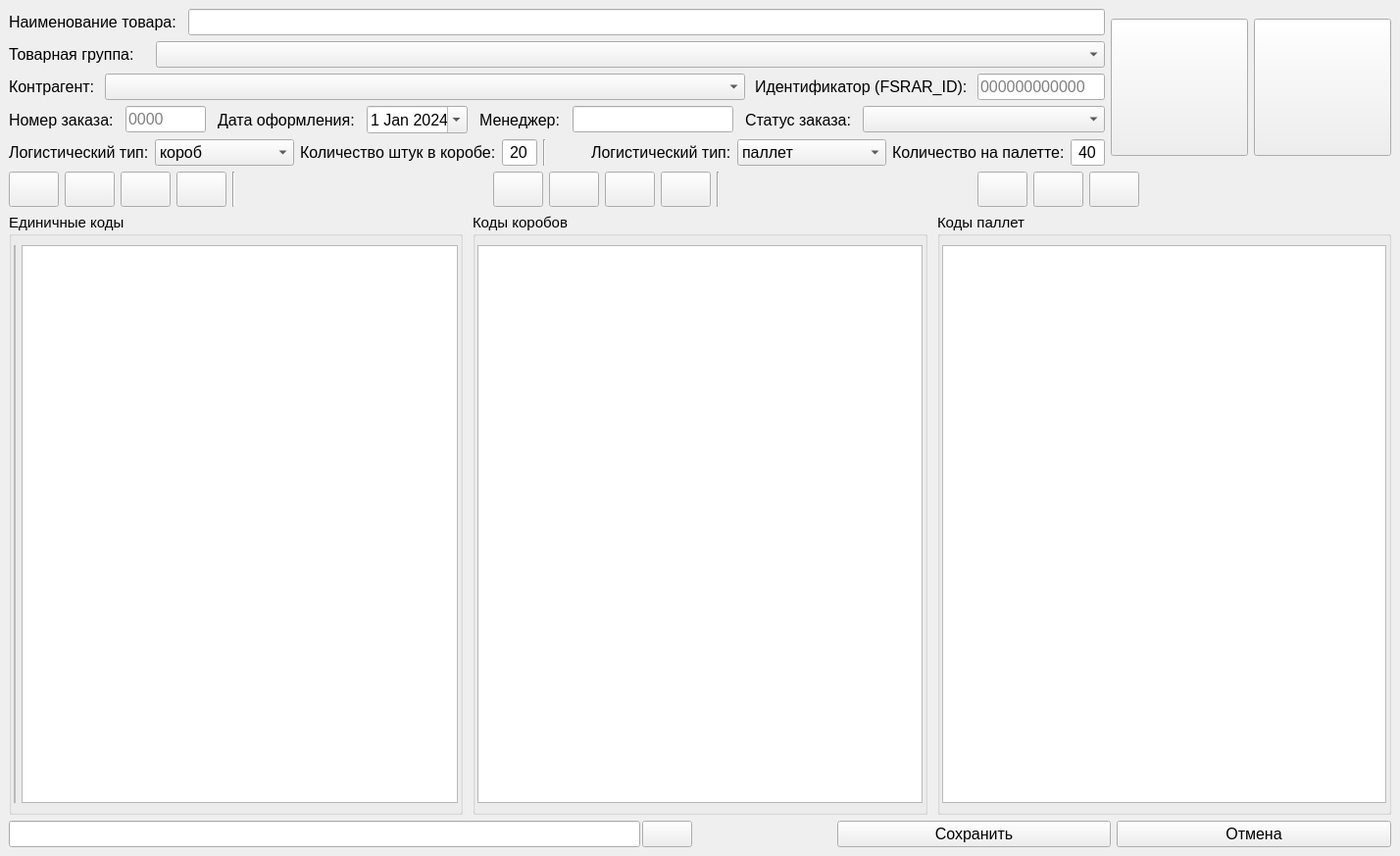
<?xml version="1.0" encoding="UTF-8"?>
<ui version="4.0">
 <class>GoodWindow</class>
 <widget class="QMainWindow" name="GoodWindow">
  <property name="geometry">
   <rect>
    <x>0</x>
    <y>0</y>
    <width>1428</width>
    <height>873</height>
   </rect>
  </property>
  <property name="font">
   <font>
    <family>Segoe UI</family>
    <pointsize>12</pointsize>
   </font>
  </property>
  <property name="windowTitle">
   <string>MainWindow</string>
  </property>
  <widget class="QWidget" name="centralwidget">
   <layout class="QVBoxLayout" name="verticalLayout_3">
    <item>
     <layout class="QHBoxLayout" name="horizontalLayout_14">
      <item>
       <layout class="QVBoxLayout" name="verticalLayout_2">
        <item>
         <layout class="QHBoxLayout" name="horizontalLayout_4">
          <property name="spacing">
           <number>12</number>
          </property>
          <item>
           <widget class="QLabel" name="label_2">
            <property name="font">
             <font>
              <family>Segoe UI</family>
              <pointsize>12</pointsize>
             </font>
            </property>
            <property name="text">
             <string>Наименование товара:</string>
            </property>
           </widget>
          </item>
          <item>
           <widget class="QLineEdit" name="leGoodName">
            <property name="font">
             <font>
              <family>Segoe UI</family>
              <pointsize>12</pointsize>
             </font>
            </property>
           </widget>
          </item>
         </layout>
        </item>
        <item>
         <layout class="QHBoxLayout" name="horizontalLayout_5" stretch="1,7">
          <property name="spacing">
           <number>12</number>
          </property>
          <item>
           <widget class="QLabel" name="label_4">
            <property name="font">
             <font>
              <family>Segoe UI</family>
              <pointsize>12</pointsize>
             </font>
            </property>
            <property name="text">
             <string>Товарная группа:</string>
            </property>
           </widget>
          </item>
          <item>
           <widget class="QComboBox" name="cbCategory">
            <property name="font">
             <font>
              <family>Segoe UI</family>
              <pointsize>12</pointsize>
             </font>
            </property>
           </widget>
          </item>
         </layout>
        </item>
        <item>
         <layout class="QHBoxLayout" name="horizontalLayout_3" stretch="0,5,0,1">
          <property name="spacing">
           <number>10</number>
          </property>
          <item>
           <widget class="QLabel" name="label_3">
            <property name="font">
             <font>
              <family>Segoe UI</family>
              <pointsize>12</pointsize>
             </font>
            </property>
            <property name="text">
             <string>Контрагент:</string>
            </property>
           </widget>
          </item>
          <item>
           <widget class="QComboBox" name="cbCustomer">
            <property name="font">
             <font>
              <family>Segoe UI</family>
              <pointsize>12</pointsize>
             </font>
            </property>
           </widget>
          </item>
          <item>
           <widget class="QLabel" name="label_12">
            <property name="font">
             <font>
              <family>Segoe UI</family>
              <pointsize>12</pointsize>
             </font>
            </property>
            <property name="text">
             <string>Идентификатор (FSRAR_ID):</string>
            </property>
           </widget>
          </item>
          <item>
           <widget class="QLineEdit" name="leFsrar_id">
            <property name="font">
             <font>
              <family>Segoe UI</family>
              <pointsize>12</pointsize>
             </font>
            </property>
            <property name="inputMask">
             <string>############</string>
            </property>
            <property name="text">
             <string/>
            </property>
            <property name="placeholderText">
             <string>000000000000</string>
            </property>
           </widget>
          </item>
         </layout>
        </item>
        <item>
         <layout class="QHBoxLayout" name="horizontalLayout" stretch="0,1,0,1,0,2,0,3">
          <property name="spacing">
           <number>12</number>
          </property>
          <item>
           <widget class="QLabel" name="label">
            <property name="font">
             <font>
              <family>Segoe UI</family>
              <pointsize>12</pointsize>
             </font>
            </property>
            <property name="text">
             <string>Номер заказа:</string>
            </property>
           </widget>
          </item>
          <item>
           <widget class="QLineEdit" name="leOrderNumber">
            <property name="font">
             <font>
              <family>Segoe UI</family>
              <pointsize>12</pointsize>
             </font>
            </property>
            <property name="inputMask">
             <string>####</string>
            </property>
            <property name="maxLength">
             <number>4</number>
            </property>
            <property name="placeholderText">
             <string>0000</string>
            </property>
           </widget>
          </item>
          <item>
           <widget class="QLabel" name="label_5">
            <property name="font">
             <font>
              <family>Segoe UI</family>
              <pointsize>12</pointsize>
             </font>
            </property>
            <property name="text">
             <string>Дата оформления:</string>
            </property>
           </widget>
          </item>
          <item>
           <widget class="QDateEdit" name="deDateOn">
            <property name="font">
             <font>
              <family>Segoe UI</family>
              <pointsize>12</pointsize>
             </font>
            </property>
            <property name="buttonSymbols">
             <enum>QAbstractSpinBox::NoButtons</enum>
            </property>
            <property name="minimumDate">
             <date>
              <year>2024</year>
              <month>1</month>
              <day>1</day>
             </date>
            </property>
            <property name="calendarPopup">
             <bool>true</bool>
            </property>
           </widget>
          </item>
          <item>
           <widget class="QLabel" name="label_7">
            <property name="font">
             <font>
              <family>Segoe UI</family>
              <pointsize>12</pointsize>
             </font>
            </property>
            <property name="text">
             <string>Менеджер:</string>
            </property>
           </widget>
          </item>
          <item>
           <widget class="QLineEdit" name="leManager">
            <property name="font">
             <font>
              <family>Segoe UI</family>
              <pointsize>12</pointsize>
             </font>
            </property>
           </widget>
          </item>
          <item>
           <widget class="QLabel" name="label_6">
            <property name="font">
             <font>
              <family>Segoe UI</family>
              <pointsize>12</pointsize>
             </font>
            </property>
            <property name="text">
             <string>Статус заказа:</string>
            </property>
           </widget>
          </item>
          <item>
           <widget class="QComboBox" name="cbOrderState">
            <property name="font">
             <font>
              <family>Segoe UI</family>
              <pointsize>12</pointsize>
             </font>
            </property>
           </widget>
          </item>
         </layout>
        </item>
        <item>
         <layout class="QHBoxLayout" name="horizontalLayout_12" stretch="1,1,2,1,1,0,1,1,2,1">
          <item>
           <widget class="QLabel" name="label_10">
            <property name="font">
             <font>
              <family>Segoe UI</family>
              <pointsize>12</pointsize>
             </font>
            </property>
            <property name="text">
             <string>Логистический тип:</string>
            </property>
           </widget>
          </item>
          <item>
           <widget class="QComboBox" name="cbKType">
            <property name="font">
             <font>
              <family>Segoe UI</family>
              <pointsize>12</pointsize>
             </font>
            </property>
            <item>
             <property name="text">
              <string>короб</string>
             </property>
            </item>
            <item>
             <property name="text">
              <string>сборный короб</string>
             </property>
            </item>
           </widget>
          </item>
          <item>
           <widget class="QLabel" name="label_8">
            <property name="font">
             <font>
              <family>Segoe UI</family>
              <pointsize>12</pointsize>
             </font>
            </property>
            <property name="text">
             <string>Количество штук в коробе:</string>
            </property>
           </widget>
          </item>
          <item>
           <widget class="QLineEdit" name="leKCount">
            <property name="font">
             <font>
              <family>Segoe UI</family>
              <pointsize>12</pointsize>
             </font>
            </property>
            <property name="text">
             <string>20</string>
            </property>
            <property name="alignment">
             <set>Qt::AlignCenter</set>
            </property>
            <property name="clearButtonEnabled">
             <bool>false</bool>
            </property>
           </widget>
          </item>
          <item>
           <widget class="Line" name="line_3">
            <property name="orientation">
             <enum>Qt::Vertical</enum>
            </property>
           </widget>
          </item>
          <item>
           <spacer name="horizontalSpacer_3">
            <property name="orientation">
             <enum>Qt::Horizontal</enum>
            </property>
            <property name="sizeHint" stdset="0">
             <size>
              <width>40</width>
              <height>20</height>
             </size>
            </property>
           </spacer>
          </item>
          <item>
           <widget class="QLabel" name="label_11">
            <property name="font">
             <font>
              <family>Segoe UI</family>
              <pointsize>12</pointsize>
             </font>
            </property>
            <property name="text">
             <string>Логистический тип:</string>
            </property>
           </widget>
          </item>
          <item>
           <widget class="QComboBox" name="cbPType">
            <property name="font">
             <font>
              <family>Segoe UI</family>
              <pointsize>12</pointsize>
             </font>
            </property>
            <item>
             <property name="text">
              <string>паллет</string>
             </property>
            </item>
            <item>
             <property name="text">
              <string>сборный паллет</string>
             </property>
            </item>
           </widget>
          </item>
          <item>
           <widget class="QLabel" name="label_9">
            <property name="font">
             <font>
              <family>Segoe UI</family>
              <pointsize>12</pointsize>
             </font>
            </property>
            <property name="text">
             <string>Количество на палетте:</string>
            </property>
           </widget>
          </item>
          <item>
           <widget class="QLineEdit" name="lePCount">
            <property name="font">
             <font>
              <family>Segoe UI</family>
              <pointsize>12</pointsize>
             </font>
            </property>
            <property name="text">
             <string>40</string>
            </property>
            <property name="alignment">
             <set>Qt::AlignCenter</set>
            </property>
            <property name="clearButtonEnabled">
             <bool>false</bool>
            </property>
           </widget>
          </item>
         </layout>
        </item>
       </layout>
      </item>
      <item>
       <widget class="QPushButton" name="btnAgg">
        <property name="sizePolicy">
         <sizepolicy hsizetype="Fixed" vsizetype="Fixed">
          <horstretch>0</horstretch>
          <verstretch>0</verstretch>
         </sizepolicy>
        </property>
        <property name="minimumSize">
         <size>
          <width>140</width>
          <height>140</height>
         </size>
        </property>
        <property name="toolTip">
         <string>Агрегация</string>
        </property>
        <property name="text">
         <string/>
        </property>
        <property name="icon">
         <iconset>
          <normaloff>sources/img/agg.png</normaloff>sources/img/agg.png</iconset>
        </property>
        <property name="iconSize">
         <size>
          <width>96</width>
          <height>96</height>
         </size>
        </property>
        <property name="checkable">
         <bool>false</bool>
        </property>
       </widget>
      </item>
      <item>
       <widget class="QPushButton" name="btnReport">
        <property name="sizePolicy">
         <sizepolicy hsizetype="Fixed" vsizetype="Fixed">
          <horstretch>0</horstretch>
          <verstretch>0</verstretch>
         </sizepolicy>
        </property>
        <property name="minimumSize">
         <size>
          <width>140</width>
          <height>140</height>
         </size>
        </property>
        <property name="toolTip">
         <string>Выгрузка отчета</string>
        </property>
        <property name="text">
         <string/>
        </property>
        <property name="icon">
         <iconset>
          <normaloff>sources/img/report.png</normaloff>sources/img/report.png</iconset>
        </property>
        <property name="iconSize">
         <size>
          <width>96</width>
          <height>96</height>
         </size>
        </property>
       </widget>
      </item>
     </layout>
    </item>
    <item>
     <layout class="QHBoxLayout" name="horizontalLayout_6" stretch="0,0,0,0,0,0,0,0,0,0,0,0,0,0,0,0">
      <item>
       <widget class="QPushButton" name="btnCsvImport">
        <property name="sizePolicy">
         <sizepolicy hsizetype="Fixed" vsizetype="Fixed">
          <horstretch>0</horstretch>
          <verstretch>0</verstretch>
         </sizepolicy>
        </property>
        <property name="minimumSize">
         <size>
          <width>36</width>
          <height>36</height>
         </size>
        </property>
        <property name="toolTip">
         <string>Загрузка CSV файла</string>
        </property>
        <property name="toolTipDuration">
         <number>-1</number>
        </property>
        <property name="text">
         <string/>
        </property>
        <property name="icon">
         <iconset>
          <normaloff>sources/img/csv1.png</normaloff>sources/img/csv1.png</iconset>
        </property>
        <property name="iconSize">
         <size>
          <width>48</width>
          <height>48</height>
         </size>
        </property>
       </widget>
      </item>
      <item>
       <widget class="QPushButton" name="btnPdfImport">
        <property name="sizePolicy">
         <sizepolicy hsizetype="Fixed" vsizetype="Fixed">
          <horstretch>0</horstretch>
          <verstretch>0</verstretch>
         </sizepolicy>
        </property>
        <property name="minimumSize">
         <size>
          <width>36</width>
          <height>36</height>
         </size>
        </property>
        <property name="toolTip">
         <string>Загрузка изображений кодов</string>
        </property>
        <property name="text">
         <string/>
        </property>
        <property name="icon">
         <iconset>
          <normaloff>sources/img/pdf1.png</normaloff>sources/img/pdf1.png</iconset>
        </property>
        <property name="iconSize">
         <size>
          <width>48</width>
          <height>48</height>
         </size>
        </property>
       </widget>
      </item>
      <item>
       <widget class="QPushButton" name="btnMakeDm">
        <property name="sizePolicy">
         <sizepolicy hsizetype="Fixed" vsizetype="Fixed">
          <horstretch>0</horstretch>
          <verstretch>0</verstretch>
         </sizepolicy>
        </property>
        <property name="minimumSize">
         <size>
          <width>36</width>
          <height>36</height>
         </size>
        </property>
        <property name="toolTip">
         <string>Генерация DataMatrix GS1</string>
        </property>
        <property name="text">
         <string/>
        </property>
        <property name="icon">
         <iconset>
          <normaloff>sources/img/code_dm.png</normaloff>sources/img/code_dm.png</iconset>
        </property>
        <property name="iconSize">
         <size>
          <width>48</width>
          <height>48</height>
         </size>
        </property>
       </widget>
      </item>
      <item>
       <widget class="QPushButton" name="btnZplPrint">
        <property name="sizePolicy">
         <sizepolicy hsizetype="Fixed" vsizetype="Fixed">
          <horstretch>0</horstretch>
          <verstretch>0</verstretch>
         </sizepolicy>
        </property>
        <property name="minimumSize">
         <size>
          <width>36</width>
          <height>36</height>
         </size>
        </property>
        <property name="toolTip">
         <string>Печать на принтер Zebra</string>
        </property>
        <property name="text">
         <string/>
        </property>
        <property name="icon">
         <iconset>
          <normaloff>sources/img/zebrabw.png</normaloff>sources/img/zebrabw.png</iconset>
        </property>
        <property name="iconSize">
         <size>
          <width>48</width>
          <height>48</height>
         </size>
        </property>
       </widget>
      </item>
      <item>
       <widget class="Line" name="line">
        <property name="orientation">
         <enum>Qt::Vertical</enum>
        </property>
       </widget>
      </item>
      <item>
       <spacer name="horizontalSpacer_4">
        <property name="orientation">
         <enum>Qt::Horizontal</enum>
        </property>
        <property name="sizeHint" stdset="0">
         <size>
          <width>40</width>
          <height>20</height>
         </size>
        </property>
       </spacer>
      </item>
      <item>
       <widget class="QPushButton" name="btnCsvImport_K">
        <property name="sizePolicy">
         <sizepolicy hsizetype="Fixed" vsizetype="Fixed">
          <horstretch>0</horstretch>
          <verstretch>0</verstretch>
         </sizepolicy>
        </property>
        <property name="minimumSize">
         <size>
          <width>36</width>
          <height>36</height>
         </size>
        </property>
        <property name="toolTip">
         <string>Загрузка CSV файла</string>
        </property>
        <property name="toolTipDuration">
         <number>-1</number>
        </property>
        <property name="text">
         <string/>
        </property>
        <property name="icon">
         <iconset>
          <normaloff>sources/img/csv1.png</normaloff>sources/img/csv1.png</iconset>
        </property>
        <property name="iconSize">
         <size>
          <width>48</width>
          <height>48</height>
         </size>
        </property>
       </widget>
      </item>
      <item>
       <widget class="QPushButton" name="btnPdfImport_K">
        <property name="sizePolicy">
         <sizepolicy hsizetype="Fixed" vsizetype="Fixed">
          <horstretch>0</horstretch>
          <verstretch>0</verstretch>
         </sizepolicy>
        </property>
        <property name="minimumSize">
         <size>
          <width>36</width>
          <height>36</height>
         </size>
        </property>
        <property name="toolTip">
         <string>Загрузка изображений кодов</string>
        </property>
        <property name="text">
         <string/>
        </property>
        <property name="icon">
         <iconset>
          <normaloff>sources/img/pdf1.png</normaloff>sources/img/pdf1.png</iconset>
        </property>
        <property name="iconSize">
         <size>
          <width>48</width>
          <height>48</height>
         </size>
        </property>
       </widget>
      </item>
      <item>
       <widget class="QPushButton" name="btnMakeDm_K">
        <property name="sizePolicy">
         <sizepolicy hsizetype="Fixed" vsizetype="Fixed">
          <horstretch>0</horstretch>
          <verstretch>0</verstretch>
         </sizepolicy>
        </property>
        <property name="minimumSize">
         <size>
          <width>36</width>
          <height>36</height>
         </size>
        </property>
        <property name="toolTip">
         <string>Генерация кодов упаковки</string>
        </property>
        <property name="text">
         <string/>
        </property>
        <property name="icon">
         <iconset>
          <normaloff>sources/img/code_pack.png</normaloff>sources/img/code_pack.png</iconset>
        </property>
        <property name="iconSize">
         <size>
          <width>48</width>
          <height>48</height>
         </size>
        </property>
       </widget>
      </item>
      <item>
       <widget class="QPushButton" name="btnZplPrint_K">
        <property name="sizePolicy">
         <sizepolicy hsizetype="Fixed" vsizetype="Fixed">
          <horstretch>0</horstretch>
          <verstretch>0</verstretch>
         </sizepolicy>
        </property>
        <property name="minimumSize">
         <size>
          <width>36</width>
          <height>36</height>
         </size>
        </property>
        <property name="toolTip">
         <string>Печать на принтер Zebra</string>
        </property>
        <property name="text">
         <string/>
        </property>
        <property name="icon">
         <iconset>
          <normaloff>sources/img/zebrabw.png</normaloff>sources/img/zebrabw.png</iconset>
        </property>
        <property name="iconSize">
         <size>
          <width>48</width>
          <height>48</height>
         </size>
        </property>
       </widget>
      </item>
      <item>
       <widget class="Line" name="line_2">
        <property name="orientation">
         <enum>Qt::Vertical</enum>
        </property>
       </widget>
      </item>
      <item>
       <spacer name="horizontalSpacer_5">
        <property name="orientation">
         <enum>Qt::Horizontal</enum>
        </property>
        <property name="sizeHint" stdset="0">
         <size>
          <width>40</width>
          <height>20</height>
         </size>
        </property>
       </spacer>
      </item>
      <item>
       <widget class="QPushButton" name="btnMakeBarcode_P">
        <property name="sizePolicy">
         <sizepolicy hsizetype="Fixed" vsizetype="Fixed">
          <horstretch>0</horstretch>
          <verstretch>0</verstretch>
         </sizepolicy>
        </property>
        <property name="minimumSize">
         <size>
          <width>36</width>
          <height>36</height>
         </size>
        </property>
        <property name="toolTip">
         <string>Сгенерировать паллетные штрих-коды</string>
        </property>
        <property name="toolTipDuration">
         <number>-1</number>
        </property>
        <property name="text">
         <string/>
        </property>
        <property name="icon">
         <iconset>
          <normaloff>sources/img/code_pal.png</normaloff>sources/img/code_pal.png</iconset>
        </property>
        <property name="iconSize">
         <size>
          <width>48</width>
          <height>48</height>
         </size>
        </property>
       </widget>
      </item>
      <item>
       <widget class="QPushButton" name="btnMakeDm_P">
        <property name="sizePolicy">
         <sizepolicy hsizetype="Fixed" vsizetype="Fixed">
          <horstretch>0</horstretch>
          <verstretch>0</verstretch>
         </sizepolicy>
        </property>
        <property name="minimumSize">
         <size>
          <width>36</width>
          <height>36</height>
         </size>
        </property>
        <property name="toolTip">
         <string>Генерация кодов паллет</string>
        </property>
        <property name="text">
         <string/>
        </property>
        <property name="icon">
         <iconset>
          <normaloff>sources/img/pallet_bc.png</normaloff>sources/img/pallet_bc.png</iconset>
        </property>
        <property name="iconSize">
         <size>
          <width>48</width>
          <height>48</height>
         </size>
        </property>
       </widget>
      </item>
      <item>
       <widget class="QPushButton" name="btnZplPrint_P">
        <property name="sizePolicy">
         <sizepolicy hsizetype="Fixed" vsizetype="Fixed">
          <horstretch>0</horstretch>
          <verstretch>0</verstretch>
         </sizepolicy>
        </property>
        <property name="minimumSize">
         <size>
          <width>36</width>
          <height>36</height>
         </size>
        </property>
        <property name="toolTip">
         <string>Печать на принтер Zebra</string>
        </property>
        <property name="text">
         <string/>
        </property>
        <property name="icon">
         <iconset>
          <normaloff>sources/img/zebrabw.png</normaloff>sources/img/zebrabw.png</iconset>
        </property>
        <property name="iconSize">
         <size>
          <width>48</width>
          <height>48</height>
         </size>
        </property>
       </widget>
      </item>
      <item>
       <spacer name="horizontalSpacer">
        <property name="orientation">
         <enum>Qt::Horizontal</enum>
        </property>
        <property name="sizeHint" stdset="0">
         <size>
          <width>40</width>
          <height>20</height>
         </size>
        </property>
       </spacer>
      </item>
     </layout>
    </item>
    <item>
     <layout class="QHBoxLayout" name="horizontalLayout_10">
      <property name="spacing">
       <number>10</number>
      </property>
      <item>
       <widget class="QGroupBox" name="groupBox">
        <property name="font">
         <font>
          <pointsize>11</pointsize>
         </font>
        </property>
        <property name="title">
         <string>Единичные коды</string>
        </property>
        <layout class="QHBoxLayout" name="horizontalLayout_7">
         <property name="leftMargin">
          <number>2</number>
         </property>
         <property name="rightMargin">
          <number>2</number>
         </property>
         <item>
          <widget class="QFrame" name="toolPallete">
           <property name="frameShape">
            <enum>QFrame::StyledPanel</enum>
           </property>
           <property name="frameShadow">
            <enum>QFrame::Raised</enum>
           </property>
           <layout class="QVBoxLayout" name="verticalLayout">
            <property name="spacing">
             <number>0</number>
            </property>
            <property name="leftMargin">
             <number>0</number>
            </property>
            <property name="topMargin">
             <number>0</number>
            </property>
            <property name="rightMargin">
             <number>0</number>
            </property>
            <property name="bottomMargin">
             <number>0</number>
            </property>
           </layout>
          </widget>
         </item>
         <item>
          <layout class="QVBoxLayout" name="verticalLayout_6">
           <item>
            <widget class="QTableView" name="tvDmCodes">
             <property name="font">
              <font>
               <family>Segoe UI</family>
               <pointsize>9</pointsize>
              </font>
             </property>
             <property name="editTriggers">
              <set>QAbstractItemView::NoEditTriggers</set>
             </property>
             <property name="showDropIndicator" stdset="0">
              <bool>false</bool>
             </property>
             <property name="alternatingRowColors">
              <bool>true</bool>
             </property>
             <property name="cornerButtonEnabled">
              <bool>true</bool>
             </property>
             <attribute name="horizontalHeaderVisible">
              <bool>false</bool>
             </attribute>
            </widget>
           </item>
          </layout>
         </item>
        </layout>
       </widget>
      </item>
      <item>
       <widget class="QGroupBox" name="gbK">
        <property name="font">
         <font>
          <pointsize>11</pointsize>
         </font>
        </property>
        <property name="title">
         <string>Коды коробов</string>
        </property>
        <layout class="QHBoxLayout" name="horizontalLayout_8">
         <property name="leftMargin">
          <number>2</number>
         </property>
         <property name="rightMargin">
          <number>2</number>
         </property>
         <item>
          <layout class="QVBoxLayout" name="verticalLayout_7">
           <item>
            <widget class="QTableView" name="tvDmCodes_K">
             <property name="font">
              <font>
               <family>Segoe UI</family>
               <pointsize>9</pointsize>
              </font>
             </property>
             <property name="editTriggers">
              <set>QAbstractItemView::NoEditTriggers</set>
             </property>
             <property name="showDropIndicator" stdset="0">
              <bool>false</bool>
             </property>
             <property name="alternatingRowColors">
              <bool>true</bool>
             </property>
             <property name="cornerButtonEnabled">
              <bool>true</bool>
             </property>
             <attribute name="horizontalHeaderVisible">
              <bool>false</bool>
             </attribute>
            </widget>
           </item>
          </layout>
         </item>
        </layout>
       </widget>
      </item>
      <item>
       <widget class="QGroupBox" name="gbP">
        <property name="font">
         <font>
          <pointsize>11</pointsize>
         </font>
        </property>
        <property name="title">
         <string>Коды паллет</string>
        </property>
        <layout class="QHBoxLayout" name="horizontalLayout_9">
         <property name="leftMargin">
          <number>2</number>
         </property>
         <property name="rightMargin">
          <number>2</number>
         </property>
         <item>
          <layout class="QVBoxLayout" name="verticalLayout_8">
           <item>
            <widget class="QTableView" name="tvDmCodes_P">
             <property name="font">
              <font>
               <family>Segoe UI</family>
               <pointsize>9</pointsize>
              </font>
             </property>
             <property name="editTriggers">
              <set>QAbstractItemView::NoEditTriggers</set>
             </property>
             <property name="showDropIndicator" stdset="0">
              <bool>false</bool>
             </property>
             <property name="alternatingRowColors">
              <bool>true</bool>
             </property>
             <property name="cornerButtonEnabled">
              <bool>true</bool>
             </property>
             <attribute name="horizontalHeaderVisible">
              <bool>false</bool>
             </attribute>
            </widget>
           </item>
          </layout>
         </item>
        </layout>
       </widget>
      </item>
     </layout>
    </item>
    <item>
     <layout class="QHBoxLayout" name="horizontalLayout_2" stretch="5,1,2,2">
      <item>
       <layout class="QHBoxLayout" name="horizontalLayout_11">
        <property name="spacing">
         <number>2</number>
        </property>
        <property name="rightMargin">
         <number>2</number>
        </property>
        <item>
         <widget class="QLineEdit" name="leFind"/>
        </item>
        <item>
         <widget class="QPushButton" name="btnFind">
          <property name="toolTip">
           <string>Поиск по коду</string>
          </property>
          <property name="text">
           <string/>
          </property>
          <property name="icon">
           <iconset>
            <normaloff>sources/img/find.png</normaloff>sources/img/find.png</iconset>
          </property>
         </widget>
        </item>
       </layout>
      </item>
      <item>
       <spacer name="horizontalSpacer_2">
        <property name="orientation">
         <enum>Qt::Horizontal</enum>
        </property>
        <property name="sizeHint" stdset="0">
         <size>
          <width>40</width>
          <height>20</height>
         </size>
        </property>
       </spacer>
      </item>
      <item>
       <widget class="QPushButton" name="btnOk">
        <property name="text">
         <string>Сохранить</string>
        </property>
       </widget>
      </item>
      <item>
       <widget class="QPushButton" name="btnCancel">
        <property name="text">
         <string>Отмена</string>
        </property>
       </widget>
      </item>
     </layout>
    </item>
   </layout>
  </widget>
 </widget>
 <resources/>
 <connections/>
</ui>
